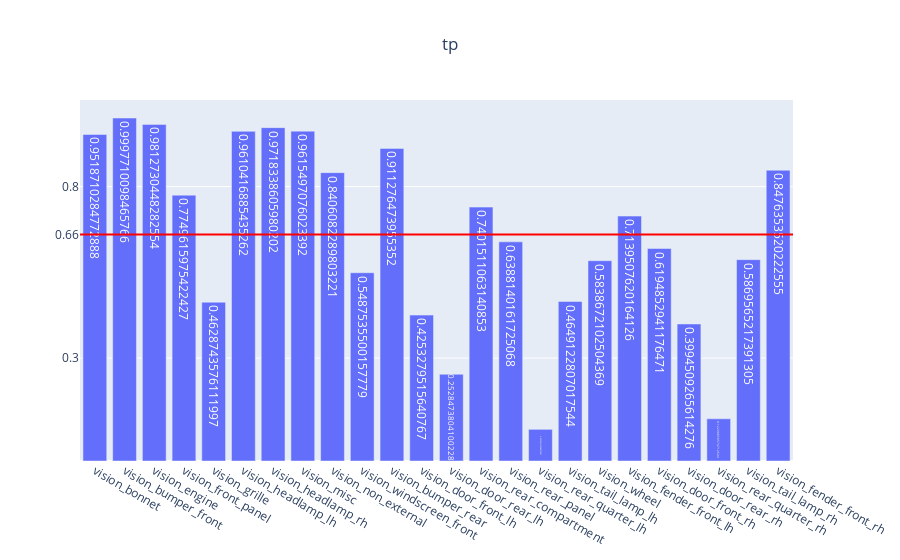

The code cell stored with this chart in its notebook:
### Code cell
genVisMulitlabel(partEvalMetrics, "tp")

### Figure 1 — Plotly figure (JSON) as saved in the notebook; plotly's stock layout.template omitted (floating-point values rounded to 4 significant figures)
{"data": [{"text": [0.9519, 0.9998, 0.9813, 0.775, 0.4629, 0.961, 0.9718, 0.9615, 0.8406, 0.5488, 0.9113, 0.4253, 0.2528, 0.7402, 0.6388, 0.09233, 0.4649, 0.5839, 0.714, 0.6195, 0.3995, 0.123, 0.587, 0.8476], "type": "bar", "x": ["vision_bonnet", "vision_bumper_front", "vision_engine", "vision_front_panel", "vision_grille", "vision_headlamp_lh", "vision_headlamp_rh", "vision_misc", "vision_non_external", "vision_windscreen_front", "vision_bumper_rear", "vision_door_front_lh", "vision_door_rear_lh", "vision_rear_compartment", "vision_rear_panel", "vision_rear_quarter_lh", "vision_tail_lamp_lh", "vision_wheel", "vision_fender_front_lh", "vision_door_front_rh", "vision_door_rear_rh", "vision_rear_quarter_rh", "vision_tail_lamp_rh", "vision_fender_front_rh"], "y": [0.9519, 0.9998, 0.9813, 0.775, 0.4629, 0.961, 0.9718, 0.9615, 0.8406, 0.5488, 0.9113, 0.4253, 0.2528, 0.7402, 0.6388, 0.09233, 0.4649, 0.5839, 0.714, 0.6195, 0.3995, 0.123, 0.587, 0.8476]}], "layout": {"shapes": [{"line": {"color": "red", "width": 2}, "type": "line", "x0": 0, "x1": 1, "xref": "x domain", "y0": 0.6606, "y1": 0.6606, "yref": "y"}], "title": {"text": "tp", "x": 0.5}, "yaxis": {"tickmode": "array", "tickvals": ["0.66", 0.3, 0.8]}}}
